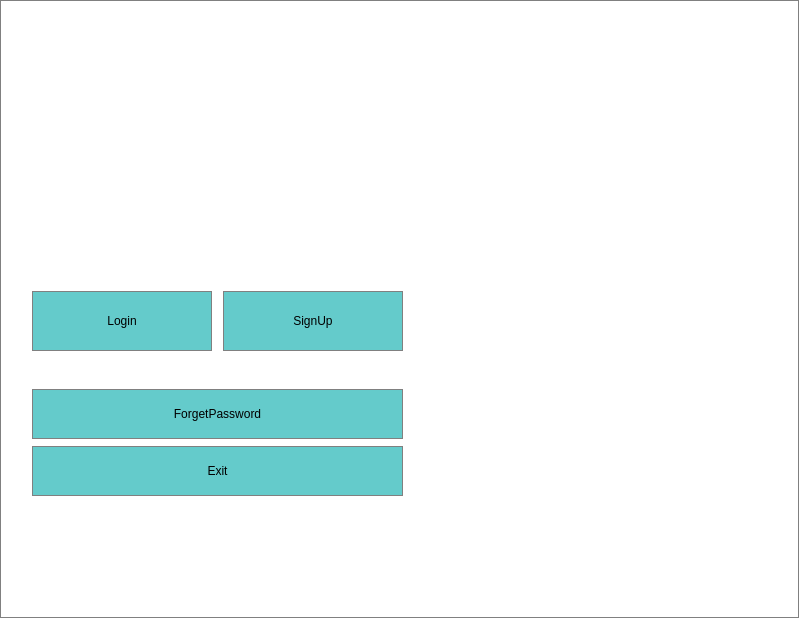
<?xml version="1.0" encoding="UTF-8"?>
<ui version="4.0">
 <class>menu</class>
 <widget class="QMainWindow" name="menu">
  <property name="geometry">
   <rect>
    <x>0</x>
    <y>0</y>
    <width>799</width>
    <height>618</height>
   </rect>
  </property>
  <property name="windowTitle">
   <string>menu</string>
  </property>
  <property name="autoFillBackground">
   <bool>true</bool>
  </property>
  <property name="styleSheet">
   <string notr="true"/>
  </property>
  <widget class="QWidget" name="centralwidget">
   <property name="autoFillBackground">
    <bool>false</bool>
   </property>
   <property name="styleSheet">
    <string notr="true">background-color: white;
border: 1px solid gray;</string>
   </property>
   <widget class="QLabel" name="label_2">
    <property name="geometry">
     <rect>
      <x>0</x>
      <y>-10</y>
      <width>801</width>
      <height>631</height>
     </rect>
    </property>
    <property name="styleSheet">
     <string notr="true">background-color: rgba(0,0,0,0);
border-image: url(:/new/image1/image.jpg);
border: none</string>
    </property>
    <property name="text">
     <string>&lt;html&gt;&lt;head/&gt;&lt;body&gt;&lt;p&gt;&lt;br/&gt;&lt;/p&gt;&lt;/body&gt;&lt;/html&gt;</string>
    </property>
   </widget>
   <widget class="QLabel" name="label">
    <property name="geometry">
     <rect>
      <x>31</x>
      <y>71</y>
      <width>441</width>
      <height>121</height>
     </rect>
    </property>
    <property name="styleSheet">
     <string notr="true">background-color: rgba(0,0,0,0);
border: none


</string>
    </property>
    <property name="text">
     <string>&lt;html&gt;&lt;head/&gt;&lt;body&gt;&lt;p&gt;&lt;span style=&quot; font-size:18pt; font-weight:700; color:#ffffff;&quot;&gt;Welcome To The MusicPlayer&lt;/span&gt;&lt;/p&gt;&lt;/body&gt;&lt;/html&gt;</string>
    </property>
   </widget>
   <widget class="QPushButton" name="pushButton_LogIn">
    <property name="geometry">
     <rect>
      <x>32</x>
      <y>291</y>
      <width>180</width>
      <height>60</height>
     </rect>
    </property>
    <property name="minimumSize">
     <size>
      <width>180</width>
      <height>60</height>
     </size>
    </property>
    <property name="maximumSize">
     <size>
      <width>201</width>
      <height>16777215</height>
     </size>
    </property>
    <property name="styleSheet">
     <string notr="true">background-color: rgb(100, 203, 203);</string>
    </property>
    <property name="text">
     <string>Login</string>
    </property>
   </widget>
   <widget class="QPushButton" name="pushButton_SignUp">
    <property name="geometry">
     <rect>
      <x>223</x>
      <y>291</y>
      <width>180</width>
      <height>60</height>
     </rect>
    </property>
    <property name="minimumSize">
     <size>
      <width>180</width>
      <height>60</height>
     </size>
    </property>
    <property name="maximumSize">
     <size>
      <width>201</width>
      <height>16777215</height>
     </size>
    </property>
    <property name="sizeIncrement">
     <size>
      <width>180</width>
      <height>60</height>
     </size>
    </property>
    <property name="styleSheet">
     <string notr="true">background-color: rgb(100, 203, 203);</string>
    </property>
    <property name="text">
     <string>SignUp</string>
    </property>
   </widget>
   <widget class="QPushButton" name="pushButton_ForPass">
    <property name="geometry">
     <rect>
      <x>32</x>
      <y>389</y>
      <width>371</width>
      <height>50</height>
     </rect>
    </property>
    <property name="minimumSize">
     <size>
      <width>300</width>
      <height>50</height>
     </size>
    </property>
    <property name="styleSheet">
     <string notr="true">background-color: rgb(100, 203, 203);</string>
    </property>
    <property name="text">
     <string>ForgetPassword</string>
    </property>
   </widget>
   <widget class="QPushButton" name="pushButton_Exit">
    <property name="geometry">
     <rect>
      <x>32</x>
      <y>446</y>
      <width>371</width>
      <height>50</height>
     </rect>
    </property>
    <property name="minimumSize">
     <size>
      <width>300</width>
      <height>50</height>
     </size>
    </property>
    <property name="styleSheet">
     <string notr="true">background-color: rgb(100, 203, 203);</string>
    </property>
    <property name="text">
     <string>Exit</string>
    </property>
   </widget>
  </widget>
 </widget>
 <resources/>
 <connections/>
</ui>
